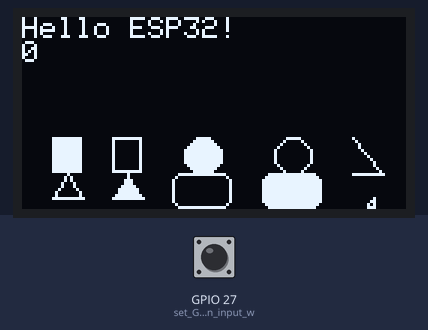
Recording of a sketch running on a simulated ESP32. Parts: 128×64 one-colour display. Inputs (shaded band) come from the test bench; at power-on: GPIO 27 (set_GPIO_27_as_an_input_w) HIGH.

Above: at 1.2 s.
1.3 s: GPIO 27 (set_GPIO_27_as_an_input_w) pulled LOW for 0.15 s
At 2.6 s:
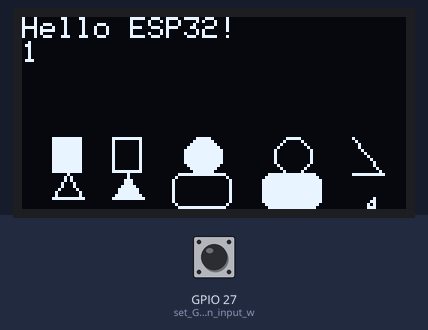
3.6 s: GPIO 27 (set_GPIO_27_as_an_input_w) pulled LOW for 1 s
At 4.8 s:
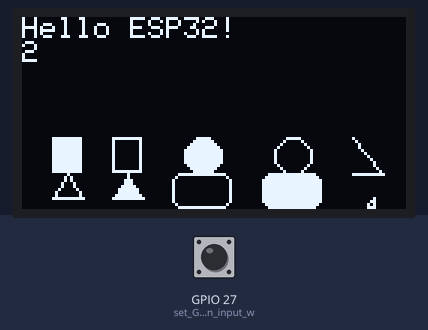
6.1 s: GPIO 27 (set_GPIO_27_as_an_input_w) pulled LOW for 0.15 s
7.7 s: GPIO 27 (set_GPIO_27_as_an_input_w) pulled LOW for 1 s
At 9.2 s:
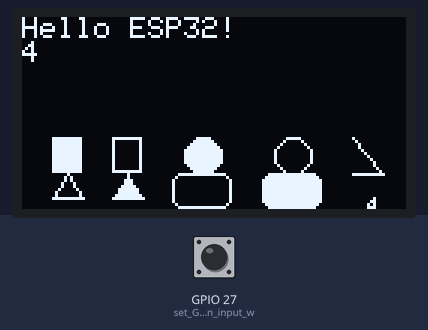
Timing chart, 0 to 10.7 s (numbered marks = the images above; inputs shaded):
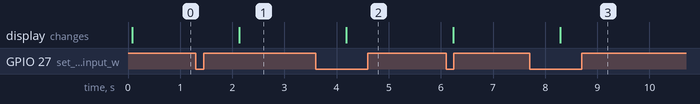

The sketch:

oled_test.ino
```cpp
#include <Wire.h> // include the Wire library for I2C communication
#include <Adafruit_GFX.h> // include the Adafruit GFX library for graphics support
#include <Adafruit_SH110X.h> // include the Adafruit SH110X library for OLED display support

Adafruit_SH1106G display(128, 64, &Wire, -1); // create an instance of the Adafruit_SH1106G class with a 128x64 pixel display, using the Wire library for I2C communication and no reset pin

volatile int counter = 0;   // shared with the ISR → must be volatile
volatile unsigned long lastPress = 0;   // time of last accepted press
void onButtonPress();

void setup() {
  Wire.begin(); // initializes the I2C bus as a master

  if (!display.begin(0x3C, true)) { // initialize the display with I2C address 0x3C and reset the display
    while (true);   // OLED not found — stop here forever
  }

  display.clearDisplay(); // clear the display buffer
  display.setTextSize(1); // set the text size to 1 (default size)
  display.setTextColor(SH110X_WHITE); // set the text color to white (for monochrome displays)
  display.setCursor(0, 0); // set the cursor position to the top-left corner of the display
  display.println("Hello ESP32!"); // print "Hello ESP32!" to the display buffer // ln shift the cursor to the next line after printing
  //display.setCursor(0, 20); // Move cursor to the next line
  display.display(); // send the display buffer to the OLED display, making the text visible
  pinMode(27, INPUT_PULLUP); // set GPIO 27 as an input with an internal pull-up resistor
  attachInterrupt(digitalPinToInterrupt(27), onButtonPress, FALLING);
}

const unsigned char tree_bitmap[] = {
  0x01, 0x02, 0x03, 0x04, 0x05, 0x06, 0x07, 0x08, 0x09, 0x0A, 0x0B, 0x0C, 0x0D, 0x0E, 0x0F, 0x10,
  0x11, 0x12, 0x13, 0x14, 0x15, 0x16, 0x17, 0x18, 0x19, 0x1A, 0x1B, 0x1C, 0x1D, 0x1E, 0x1F, 0x20,
  0x21, 0x22, 0x23, 0x24, 0x25, 0x26, 0x27, 0x28, 0x29, 0x2A, 0x2B, 0x2C, 0x2D, 0x2E, 0x2F, 0x30
};

void loop() {
  // nothing needs to repeat for this simple example
  // static int counter = 0; // declare a static counter variable to keep track of the number of times the loop has run
  display.clearDisplay();
  display.setCursor(0, 0);
  display.println("Hello ESP32!");
  display.println(counter); // print the current value of the counter to the display buffer and increment it
  // draws a solid 10-wide, 12-tall box with its top-left corner at (10, 40)
  display.fillRect(10, 40, 10, 12, SH110X_WHITE); // draw a filled rectangle on the display buffer with the specified dimensions and color
  // draws a hollow 10-wide, 12-tall box with its top-left corner at (30, 40)
  display.drawRect(30, 40, 10, 12, SH110X_WHITE); // draw a rectangle on the display buffer with the specified dimensions and color
  // draw a filled circle with a radius of 6 pixels and its center at (60, 46)
  display.fillCircle(60, 46, 6, SH110X_WHITE); // draw a filled circle on the display buffer with the specified center coordinates, radius, and color
  // draw a hollow circle with a radius of 6 pixels and its center at (90, 46)
  display.drawCircle(90, 46, 6, SH110X_WHITE); // draw a circle on the display buffer with the specified center coordinates, radius, and color
  // draw a line from (110, 40) to (120, 52)
  display.drawLine(110, 40, 120, 52, SH110X_WHITE); // draw a line on the display buffer from the specified start coordinates to the specified end coordinates with the specified color
  // draw a triangle with vertices at (10, 60), (20, 60), and (15, 52)
  display.drawTriangle(10, 60, 20, 60, 15, 52, SH110X_WHITE); // draw a triangle on the display buffer with the specified vertex coordinates and color
  // draw a filled triangle with vertices at (30, 60), (40, 60), and (35, 52)
  display.fillTriangle(30, 60, 40, 60, 35, 52, SH110X_WHITE); // draw a filled triangle on the display buffer with the specified vertex coordinates and color
  // draw a rounded rectangle with top-left corner at (50, 52), width of 20 pixels, height of 12 pixels, and corner radius of 3 pixels
  display.drawRoundRect(50, 52, 20, 12, 3, SH110X_WHITE); // draw a rounded rectangle on the display buffer with the specified top-left corner coordinates, width, height, corner radius, and color
  // draw a filled rounded rectangle with top-left corner at (80, 52), width of 20 pixels, height of 12 pixels, and corner radius of 3 pixels
  display.fillRoundRect(80, 52, 20, 12, 3, SH110X_WHITE); // draw a filled rounded rectangle on the display buffer with the specified top-left corner coordinates, width, height, corner radius, and color
  // draw a horizontal line from (110, 52) to (120, 52)
  display.drawFastHLine(110, 52, 10, SH110X_WHITE); // draw a horizontal line on the display buffer from the specified start coordinates to the specified end coordinates with the specified color
  // draw a tree shape with a base at (110, 60), width of 10 pixels, and height of 8 pixels
  display.drawBitmap(110, 60, tree_bitmap, 10, 8, SH110X_WHITE); // draw a bitmap image on the display buffer with the specified top-left corner coordinates, width, height, and color
  display.display(); // send the updated display buffer to the OLED display
  // counter++; // increment the counter variable

  delay(1000); // wait for 1 second before the next loop iteration

  // display.display(); // send the updated display buffer to the OLED display
  // delay(1000); // wait for 1 second before the next loop iteration
  // int pb_button = digitalRead(27); // read the state of the push button connected to GPIO 27
  // if(pb_button == LOW) { // check if the push button is pressed (active low)
  //   counter++; // increment the counter variable
  // }
  // if(counter > 10) { // if the counter exceeds 10, reset it to 0
  //   counter = 0;
  // }

}

void onButtonPress() {      // the ISR — tiny!
  unsigned long now = millis();
  if (now - lastPress > 200) {   // only if >200ms since last accepted press
    counter++;
    if (counter > 10) counter = 0;
    lastPress = now;            // remember this moment for next time
  }
}
```

dino.ino
```cpp

```

Measured:
- after the input at 1.3 s, the display: changes after 0.83 s (image 1)
- after the input at 3.6 s, the display: changes after 0.58 s (image 2)
- after the input at 7.7 s, the display: changes after 0.59 s (image 3)
